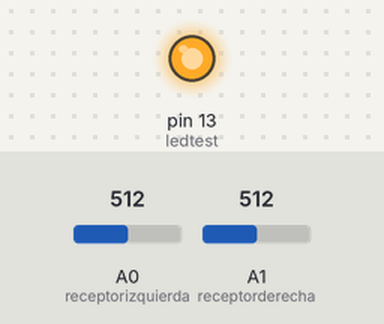
This sketch was run on a simulated Arduino Uno, built with avr-gcc and run on an emulated ATmega328P. On the bench: output pins drawn as LEDs (lit = HIGH). Inputs (shaded band) come from the test bench; at power-on: A0 (receptorizquierda) = 512, A1 (receptorderecha) = 512. Pins used as bus, display or sensor lines are not drawn; what the sketch prints to the serial monitor is not drawn.

Above: at 0.1 s.
At 2.6 s:
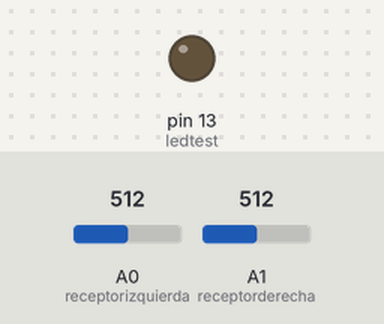
Timing chart, 0 to 4.1 s (numbered marks = the images above):
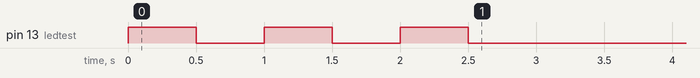

The sketch:

Sensor_Infrarrojo__Ragnar.ino
```cpp
//definir constantes de entrada

const int emisorizquierda = 9;
const int emisorderecha = 8;
const int ledtest = 13;

//definir constantes de entrada

const int receptorizquierda = A0;
const int receptorderecha = A1;

//datos de reflactividad

int refleizquierda = 0;
int reflederecha = 0;

void setup() {
Serial.begin (9600);

pinMode (emisorizquierda, OUTPUT);
pinMode (emisorderecha, OUTPUT);
pinMode (ledtest, OUTPUT);

digitalWrite (emisorizquierda, LOW);
digitalWrite (emisorderecha, LOW);
digitalWrite (ledtest, LOW);

//saludo inicial

for (int i=0;i<3; i++){
  digitalWrite(ledtest, HIGH);
  delay(500);
  digitalWrite(ledtest, LOW);
  delay(500);
}

}

void loop() {

  digitalWrite(emisorizquierda, HIGH);
    refleizquierda = analogRead (receptorizquierda);
    delay(100);
  digitalWrite (emisorizquierda,LOW);

  digitalWrite(emisorderecha, HIGH);
    reflederecha = analogRead (receptorderecha);
    delay(100);
  digitalWrite (emisorderecha,LOW);

  //enviamos al puerto serie informacion

 Serial.println("Izquierda / Derecha");
 Serial.print(refleizquierda);
 Serial.print(",");
 Serial.println(reflederecha);
 delay(500);
}
```
